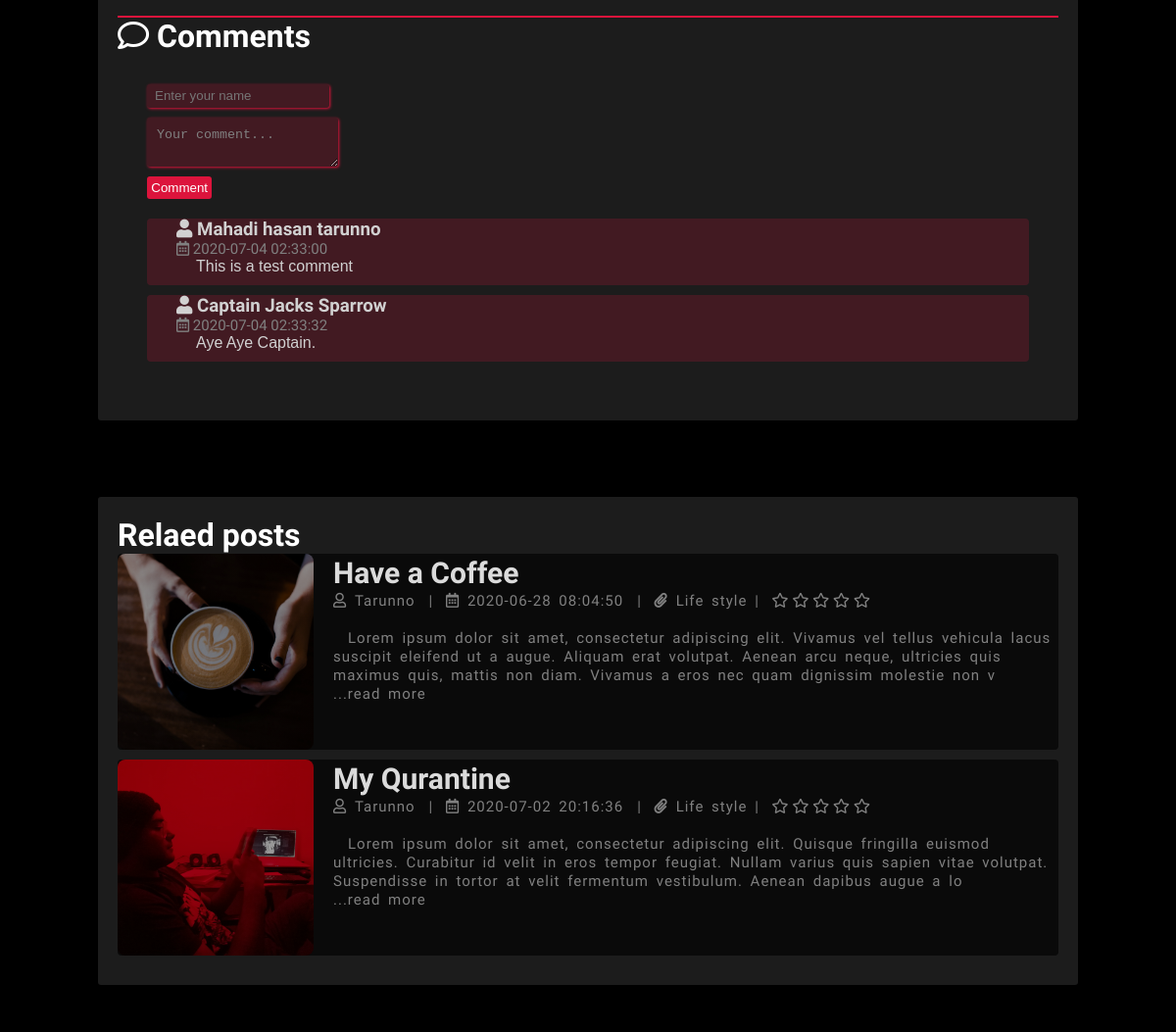
The page /single.php?id=30 (middle part) on the database as committed earlier.
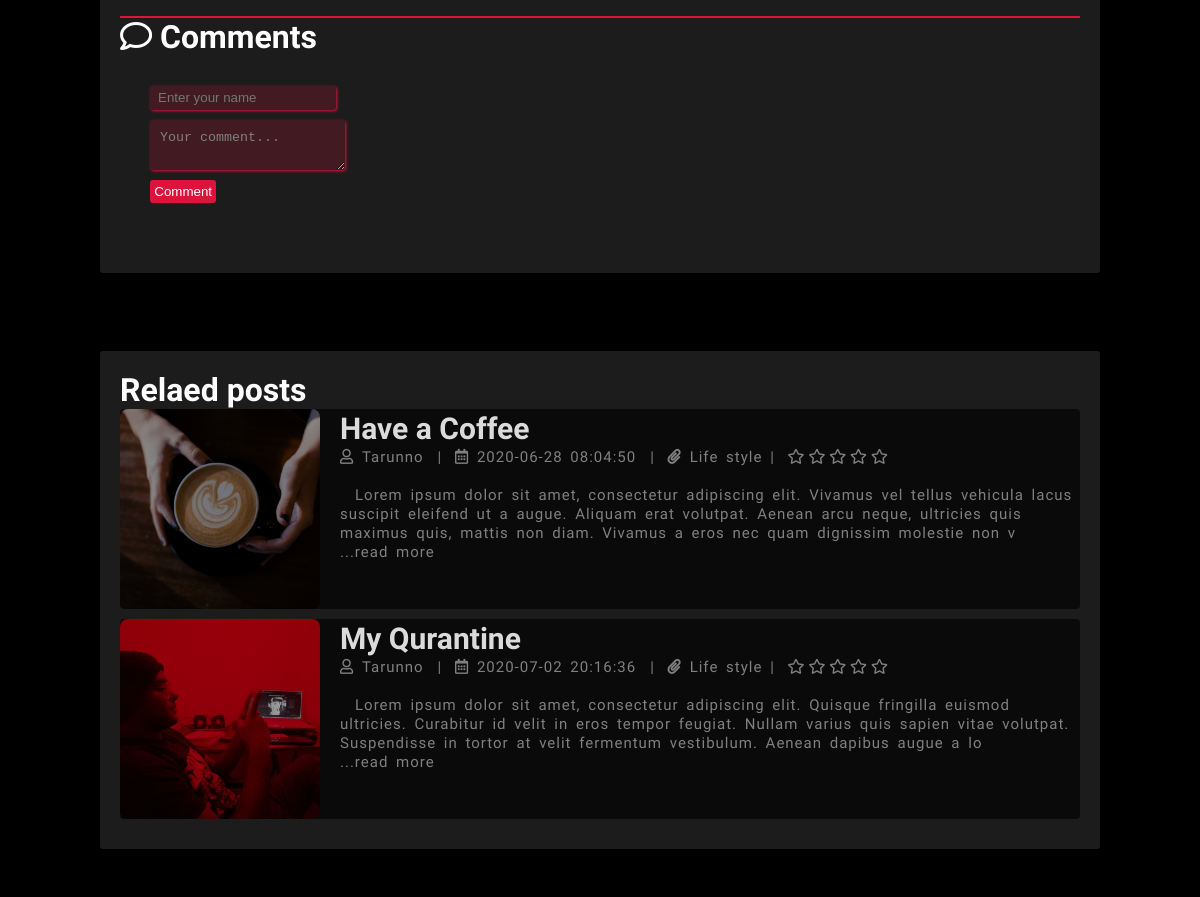
The same page on the database as committed later.
### tables this page shows
CREATE TABLE `comments` (
  `id` int(11) NOT NULL,
  `user_id` int(11) NOT NULL,
  `comment_date` datetime NOT NULL DEFAULT current_timestamp(),
  `message` text NOT NULL,
  `post_id` int(128) NOT NULL
);

CREATE TABLE `posts` (
  `id` int(11) NOT NULL,
  `user_id` int(11) NOT NULL,
  `title` varchar(40) NOT NULL,
  `image` varchar(256) NOT NULL,
  `body` text NOT NULL,
  `published` tinyint(4) NOT NULL,
  `created_at` datetime NOT NULL DEFAULT current_timestamp(),
  `topics` varchar(256) NOT NULL,
  `trending` tinyint(11) NOT NULL,
  `sum_rating` bigint(11) NOT NULL,
  `rated_users` bigint(11) NOT NULL
);

CREATE TABLE `users` (
  `id` int(11) NOT NULL,
  `admin` tinyint(4) NOT NULL,
  `username` varchar(256) NOT NULL,
  `email` varchar(256) NOT NULL,
  `password` varchar(256) NOT NULL,
  `users_create_time` timestamp NOT NULL DEFAULT current_timestamp(),
  `profile_img_status` varchar(256) NOT NULL
);

### includes/single.inc.php (called while the page is built, shortened)
<?php
	$id = $_GET['id'];
	$post = selectOne('posts', ['id' => $id]);
	$comments = selectAll('comments', ['post_id' => $id]);

### includes/db.inc.php (called while the page is built, shortened)
<?php
	require 'connect.inc.php';
	function stmt_excute($sql, $data){
		global $con;
		$stmt = mysqli_stmt_init($con);
		if(!mysqli_stmt_prepare($stmt, $sql)){
			echo $stmt->error;
		}
		$values = array_values($data);
		$type = str_repeat('s', count($values));
		mysqli_stmt_bind_param($stmt, $type, ...$values);
		mysqli_stmt_execute($stmt);
		$result = mysqli_stmt_get_result($stmt);
		return $result;
	}
	function selectAll($table, $conditions = []){
		global $con;
		$sql = "SELECT * FROM $table";
		if(empty($conditions)){
			$stmt = mysqli_stmt_init($con);
			mysqli_stmt_prepare($stmt, $sql);
			mysqli_stmt_execute($stmt);
			$result = mysqli_stmt_get_result($stmt);
			return $result;
		}
		else{
			$i = 0;
			foreach ($conditions as $key => $value) {
				if($i === 0){
					$sql = $sql . " WHERE $key=?";
				}else{
					$sql = $sql . " AND $key=?";
				}
				$i++;
			}
			$sql = $sql . ';';
			$result = stmt_excute($sql, $conditions);
			return $result;
		}
	}
	function selectOne($table, $conditions){
		$sql = "SELECT * FROM $table";
		$i = 0;
		foreach ($conditions as $key => $value) {
			if($i === 0){
				$sql = $sql . " WHERE $key=?";
			}else{
				$sql = $sql . " AND $key=?";
			}
			$i++;
		}
		$sql = $sql . ' LIMIT 1;';
		$result = stmt_excute($sql, $conditions);
		return $result;
	}

### single.php (the view, shortened to what the changed rows need)
<?php require 'includes/single.inc.php' ?>
<!DOCTYPE html>
<html lang="en" dir="ltr">
    <head>
        <link rel="stylesheet" href="https://cdnjs.cloudflare.com/ajax/libs/font-awesome/5.7.2/css/all.min.css"  />
        <link rel="stylesheet" href="css/index.css">
        <link rel="stylesheet" href="css/single.css">
    </head>
    <body>
        <?php
        $row = mysqli_fetch_assoc($post);
        $skip = $row['id'];
        $user = selectOne('users', ['id' => $row['user_id']]);
        $user = mysqli_fetch_assoc($user);
            echo '<div class="full-post-container">
                <div class="full-post">
                    <div class="full-post-image" style="background-image: url(images/'.$row['image'].');
                                 background-size: cover;
                                 background-position:center;">
                    </div>
                    <h1>'.$row['title'].'</h1>
                    <i class="far fa-user"> <p>'.$user['username'].'</p></i>
                    <p style="display: inline; padding:0px 5px 0px 5px;"> | </p>
                    <i class="far fa-calendar-alt"> </i> <p> '.$row['created_at'].'  |  </p>
                    <i class="fas fa-paperclip"> </i><p> '.$row['topics'].' | </p></i>
                    <form style="display: inline;" action="includes/single.inc.php?id='.$row['id'].'" method="post">
                        <div class="rating_single" style="display: inline;">
                            <i id="1" class="far fa-star"></i>
                            <i id="2" class="far fa-star"></i>
                            <i id="3" class="far fa-star"></i>
                            <i id="4" class="far fa-star"></i>
                            <i id="5" class="far fa-star"></i>
                        </div>';
                        echo '<input type="submit" name="rating_submit" class="rating_submit" value="Rate">
                    </form>
                    <br><br>
                    <div class="full-post-text">
                        <p>'.$row['body'].'</p>
                    </div>
                </div>';
            echo '<h1 class="comment-header"> <i class="far fa-comment"></i> Comments </h1>
            <div class="comment-section">
                <form action="includes/single.inc.php?id='.$row['id'].'" method="post">
                    <input type="text" name="users_name" placeholder=" Enter your name">
                    <textarea class="textarea" type="text" name="message">Your comment... </textarea>
                    <input type="submit" name="comment-submit" value="Comment">
                </form>';
                    while($comment = mysqli_fetch_assoc($comments)){
                        echo '<div class="comment">
                            <h3> <i class="fas fa-user"></i> '.$comment['users_name'].' </h3>
                            <p class="date"> <i class="far fa-calendar-alt"> </i>  '.$comment['comment_date'].' </p>
                            <p class="message"> '.$comment['message'].' </p>
                        </div>';
                    }
                echo '</div>';
                 ?>
            </div>';
            <div class="full-post-container">
            <h1>Relaed posts</h1>
            <?php
            $search = mysqli_real_escape_string($con, $row['topics']);
    		$sql = "SELECT * FROM posts WHERE title LIKE '%$search%' OR body LIKE '%$search%' OR topics LIKE '%$search%'";
    		$related = mysqli_query($con, $sql);
            while($row = mysqli_fetch_assoc($related)){
                $user = selectOne('users', ['id' => $row['user_id']]);
                $user_name = mysqli_fetch_assoc($user);
                if($row['published'] == 1 & $row['id'] != $skip){
                echo '<div class="content-post">
                    <div class="post-image" style="background-image: linear-gradient(rgba(0, 0, 0, .4), rgba(0, 0, 0, .4)),url(images/'.$row['image'].');
                                 background-size: cover;
                                 background-position:center;">
                    </div>
                    <div class="post-preview">
                        <h1> <a href="single.php?id='.$row['id'].'">'.$row['title'].'</a></h1>
                        <i class="far fa-user"> <p>'.$user_name['username'].'</p></i>
                        <p style="display: inline; padding:0px 5px 0px 5px;"> | </p>
                        <i class="far fa-calendar-alt"> <p>'.$row['created_at'].'</p></i>
                        <p style="display: inline; padding:0px 5px 0px 5px;"> | </p>
                        <i class="fas fa-paperclip"></i> <p>'.$row['topics'].' | </p></i>
                        <div class="rating_index" style="display: inline;">
                            <i id="1" class="far fa-star"></i>
                            <i id="2" class="far fa-star"></i>
                            <i id="3" class="far fa-star"></i>
                            <i id="4" class="far fa-star"></i>
                            <i id="5" class="far fa-star"></i>
                        </div>';
                        echo '<br><br>
                        <p>'.substr($row['body'], 0, 260).'<a href="single.php?id='.$row['id'].'">...read more</a></p>
                    </div>
                </div>';
                }
            }
        ?>
        </div>
    </body>
</html>

Rows that differ between the two databases and show on the page:
removed comments: users_name "Mahadi hasan tarunno", comment_date "2020-07-04 02:33:00", message "This is a test comment"
removed comments: users_name "Captain Jacks Sparrow", comment_date "2020-07-04 02:33:32", message "Aye Aye Captain."
